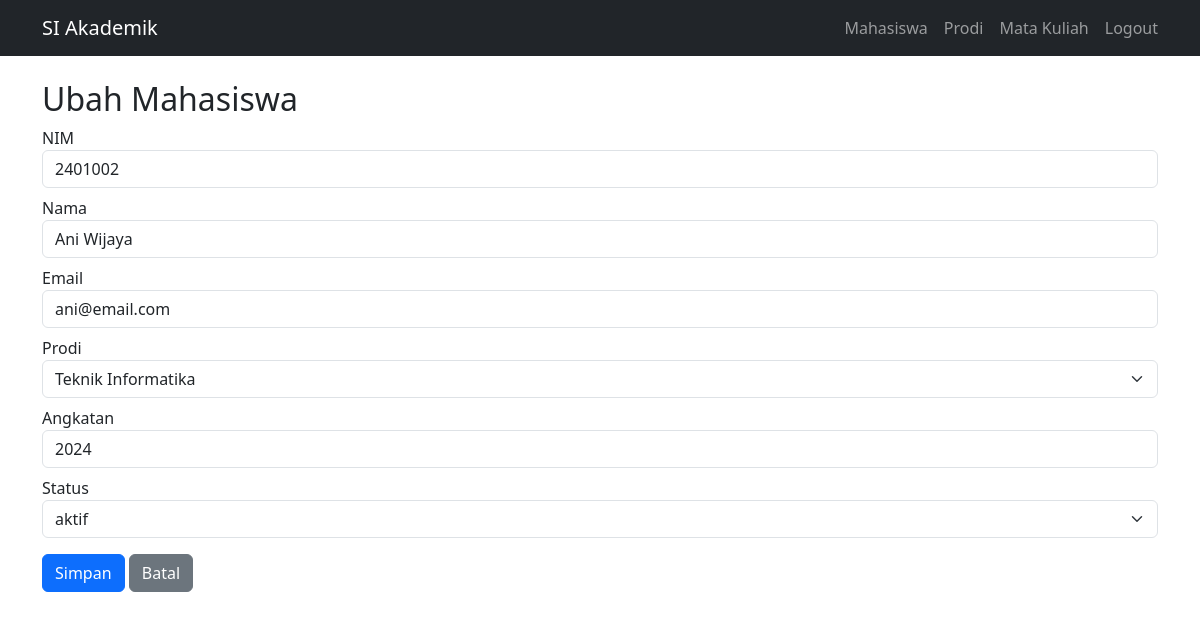
The page /mahasiswa/edit?id=2 (signed in) on the database its author committed.
### tables this page shows
CREATE TABLE IF NOT EXISTS mahasiswa (
    id INT AUTO_INCREMENT PRIMARY KEY,
    nim VARCHAR(20) NOT NULL UNIQUE,
    nama VARCHAR(100) NOT NULL,
    email VARCHAR(100) NOT NULL,
    prodi_id INT NOT NULL,
    angkatan YEAR NOT NULL,
    status ENUM('aktif', 'cuti', 'lulus') DEFAULT 'aktif',
    created_at TIMESTAMP DEFAULT CURRENT_TIMESTAMP,
    updated_at TIMESTAMP DEFAULT CURRENT_TIMESTAMP ON UPDATE CURRENT_TIMESTAMP,
    CONSTRAINT fk_mahasiswa_prodi FOREIGN KEY (prodi_id) REFERENCES prodi(id)
        ON DELETE RESTRICT ON UPDATE CASCADE
);

### app/Core/Controller.php (called while the page is built, shortened)
<?php
class Controller
{
    protected function url(string $path = '/'): string
    {
        $base = str_replace('\\', '/', dirname($_SERVER['SCRIPT_NAME']));
        return rtrim($base, '/') . '/' . ltrim($path, '/');
    }
}

### app/Models/MahasiswaRepository.php (called while the page is built, shortened)
<?php
class MahasiswaRepository
{
    private PDO $pdo;
    public function __construct(Database $database) { $this->pdo = $database->getConnection(); }
    public function find(int $id): ?array { $s=$this->pdo->prepare('SELECT * FROM mahasiswa WHERE id=:id'); $s->execute(['id'=>$id]); return $s->fetch() ?: null; }
    public function prodiOptions(): array { return $this->pdo->query('SELECT id, nama FROM prodi ORDER BY nama')->fetchAll(); }
}

### app/Core/Database.php (called while the page is built, shortened)
<?php
class Database
{
    private PDO $connection;
    public function __construct()
    {
        $config = require __DIR__ . '/../../config/database.php';
        $dsn = "mysql:host={$config['host']};dbname={$config['dbname']};charset={$config['charset']}";
        $this->connection = new PDO($dsn, $config['username'], $config['password'], [
            PDO::ATTR_ERRMODE => PDO::ERRMODE_EXCEPTION,
            PDO::ATTR_DEFAULT_FETCH_MODE => PDO::FETCH_ASSOC,
            PDO::ATTR_EMULATE_PREPARES => false,
        ]);
    }
    public function getConnection(): PDO { return $this->connection; }
}

### config/database.php (called while the page is built)
<?php
return [
    'host' => 'localhost', 'dbname' => 'si_akademik',
    'username' => 'root', 'password' => '', 'charset' => 'utf8mb4',
];

### app/Controllers/MahasiswaController.php (the view, shortened to what this page needs)
<?php
class MahasiswaController extends Controller
{
    public function edit(): void { $d=$this->repo->find((int)($_GET['id']??0));if(!$d){http_response_code(404);echo 'Data mahasiswa tidak ditemukan.';return;}$this->form('Ubah Mahasiswa','/mahasiswa/update?id='.(int)$d['id'],$d); }
    private function form(string $title,string $action,array $d): void { echo '<h2>'.$title.'</h2><form method="post" action="'.$this->url($action).'"><div class="mb-2"><label>NIM</label><input class="form-control" name="nim" required value="'.htmlspecialchars($d['nim']).'"></div><div class="mb-2"><label>Nama</label><input class="form-control" name="nama" required value="'.htmlspecialchars($d['nama']).'"></div><div class="mb-2"><label>Email</label><input class="form-control" type="email" name="email" required value="'.htmlspecialchars($d['email']).'"></div><div class="mb-2"><label>Prodi</label><select class="form-select" name="prodi_id" required><option value="">-- Pilih Prodi --</option>';foreach($this->repo->prodiOptions() as $p){$s=(int)$d['prodi_id']===(int)$p['id']?' selected':'';echo '<option value="'.$p['id'].'"'.$s.'>'.htmlspecialchars($p['nama']).'</option>';}echo '</select></div><div class="mb-2"><label>Angkatan</label><input class="form-control" type="number" name="angkatan" required value="'.htmlspecialchars((string)$d['angkatan']).'"></div><div class="mb-3"><label>Status</label><select class="form-select" name="status">';foreach(['aktif','cuti','lulus'] as $status){$s=$d['status']===$status?' selected':'';echo '<option'.$s.'>'. $status .'</option>';}echo '</select></div><button class="btn btn-primary">Simpan</button> <a class="btn btn-secondary" href="'.$this->url('/mahasiswa').'">Batal</a></form>'; }
}

### rows shown on the page
mahasiswa: nim "2401002", nama "Ani Wijaya", email "ani@email.com", angkatan "2024"

### other values the page prints
$title "Ubah Mahasiswa"
form field prodi_id "Teknik Informatika"
form field status "aktif"
